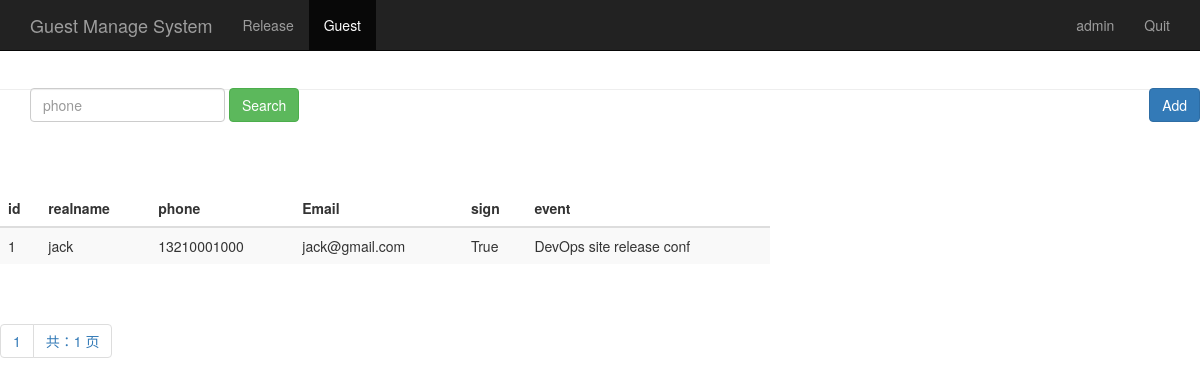
/guest_manage/ (signed in), run on an earlier commit of the app's database.
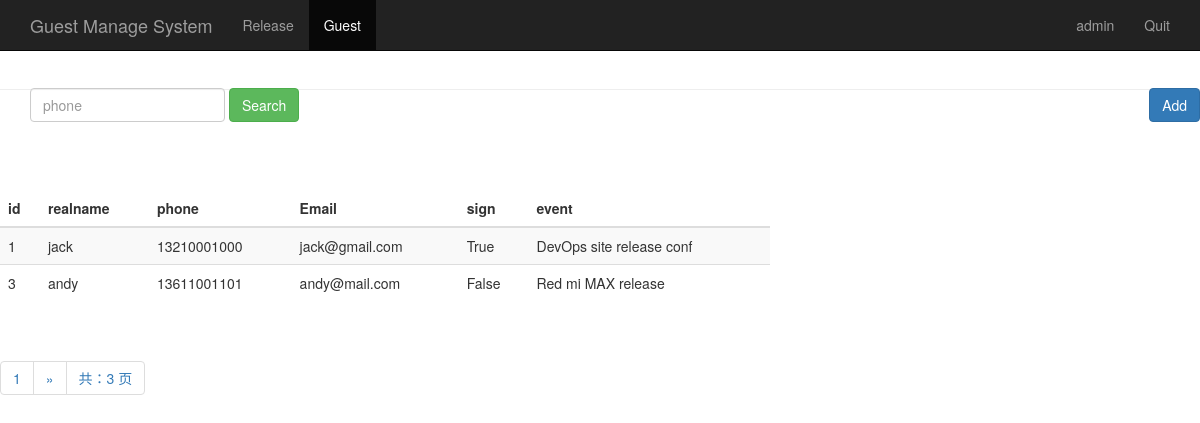
And on a later commit of the database.
### sign/models.py (models this page shows, shortened)
class Guest(models.Model):
    event = models.ForeignKey(Event,on_delete=models.CASCADE,)
    realname = models.CharField(max_length=64)
    phone = models.CharField(max_length=16)
    email = models.EmailField()
    sign = models.BooleanField()
    create_time = models.DateTimeField(auto_now=True)
    class Meta:
        unique_together = ("event", "phone")

class Event(models.Model):
    name = models.CharField(max_length=100)
    limit = models.IntegerField()
    status = models.BooleanField()
    address = models.CharField(max_length=200)
    start_time = models.DateTimeField('events time')
    create_time = models.DateTimeField(auto_now = True)
    def __str__(self):
        return self.name

### sign/views.py (the view)
# urls.py: path('guest_manage/', views.guest_manage),
@login_required
def guest_manage(request):
    username = request.session.get('user', '')
    guest_list = Guest.objects.all()
    paginator = Paginator(guest_list, 2)
    page = request.GET.get('page')
    try:
        contacts = paginator.page(page)
    except PageNotAnInteger:
        contacts = paginator.page(1)
    except EmptyPage:
        contacts = paginator.page(paginator.num_pages)
    return render(request, "guest_manage.html", {"user": username,
                                                 "guests": contacts})

### sign/templates/guest_manage.html (shortened to what this page needs)
<!DOCTYPE HTML PUBLIC "-//W3C//DTD HTML 4.01 Transitional//EN"
        "http://www.w3.org/TR/html4/loose.dtd">
<html>
<head>
    {% load bootstrap3 %}
    {% bootstrap_css %}
</head>
<body>
      <nav class="navbar navbar-inverse navbar-fixed-top">
        <div class="container">
          <div class="navbar-header">
            <a class="navbar-brand" href="/guest_manage/">Guest Manage System</a>
          </div>
          <div id="navbar" class="collapse navbar-collapse">
            <ul class="nav navbar-nav">
              <li><a href="/event_manage/">Release</a></li>
              <li class="active"><a href="#about">Guest</a></li>
            </ul>
            <ul class="nav navbar-nav navbar-right">
             <li><a href="#">{{user}}</a></li>
             <li><a href="/logout/">Quit</a></li>
           </ul>
          </div>
        </div>
      </nav>
        <div class="page-header" style="margin-top: 80px;">
          <div id="navbar" class="navbar-collapse collapse" style="float:left;">
            <form class="navbar-form" method="get" action="/search_phone/">
              <div class="form-group">
                <input name="phone" type="text" placeholder="phone" class="form-control">
              </div>
              <button type="submit" class="btn btn-success">Search</button>
            </form>
          </div>
          <div style="float:right;">
            <button type="submit" class="btn btn-primary" onclick="window.location.href='/add_guest/'" style="margin-top: 8px;">Add</button>
          </div>
        </div>
        <div class="row" style="padding-top: 80px">
          <div class="col-md-6" style="width: 800px;">
            <table class="table table-striped">
              <thead>
                <tr>
                  <th>id</th>
                  <th>realname</th>
                  <th>phone</th>
                  <th>Email</th>
                  <th>sign</th>
                  <th>event</th>
                </tr>
              </thead>
              <tbody>
                {% for guest in guests %}
                  <tr>
                    <td>{{ guest.id }}</td>
                    <td>{{ guest.realname }}</td>
                    <td>{{ guest.phone }}</td>
                    <td>{{ guest.email }}</td>
                    <td>{{ guest.sign }}</td>
                    <td>{{ guest.event }}</td>
                  </tr>
               {% endfor %}
              </tbody>
            </table>
          </div>
        </div>
      <div class="pagination">
        <span class="step-links">
          <ul class="pagination">
             <li><a href="#">{{ guests.number }}</a></li>
            {% if guests.has_next %}
              {% if phone %}
                <li><a href="?phone={{ phone }}&page={{ guests.next_page_number }}">&raquo;</a></li>
              {% else %}
               <li><a href="?page={{ guests.next_page_number }}">&raquo;</a></li>
              {% endif %}
            {% endif %}
            <li><a href="#">共：{{ guests.paginator.num_pages }} 页</a></li>
          </ul>
        </span>
      </div>
</body>
</html>

What changed in the data, as far as the page shows it:
added Guest: id "3", realname "andy", phone "13611001101", email "andy@mail.com", sign "False", event "Red mi MAX release"
Also different on the page:
{{ guests.paginator.num_pages }}: "1" → "3"
